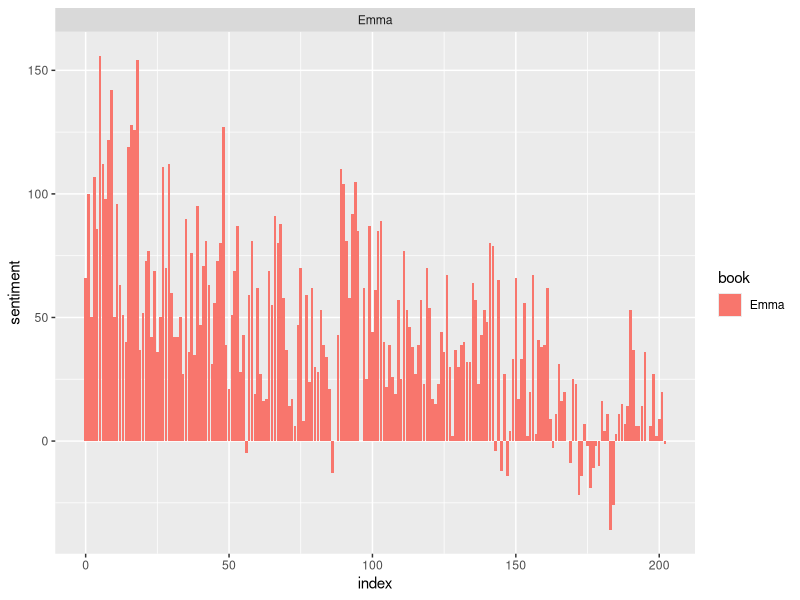
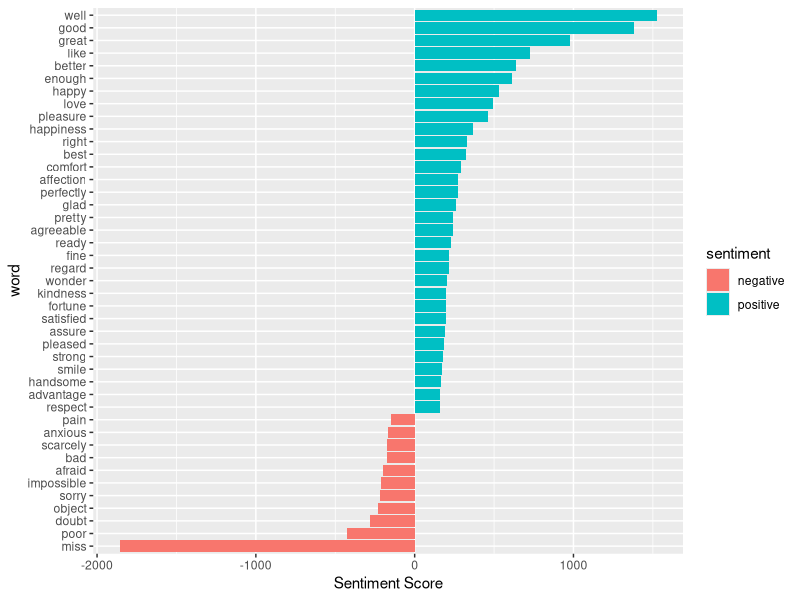
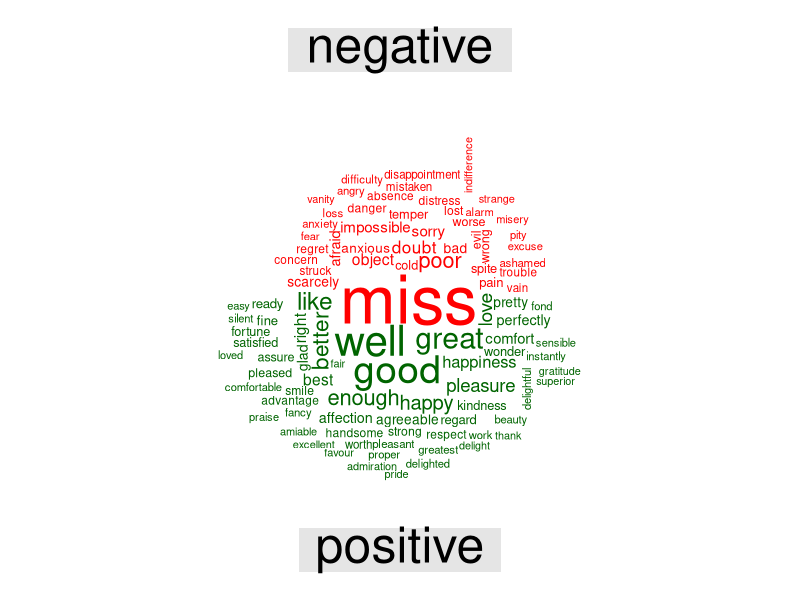

Reproduce these figures in R, in order.
library(tidytext)
library(dplyr)
library(janeaustenr)
library(stringr)
library(tidytext)

sentiments
get_sentiments("bing")


tidy_data <- austen_books() %>%
  group_by(book) %>%
  mutate(linenumber = row_number(),
         chapter = cumsum(str_detect(text, regex("^chapter [\\divxlc]",ignore_case = TRUE)))) %>%
  ungroup() %>%
  unnest_tokens(word, text)

#positive sentiment analysis
positive_senti <- get_sentiments("bing") %>%
  filter(sentiment == "positive")
tidy_data %>%
  filter(book == "Emma") %>%
  semi_join(positive_senti) %>%
  count(word, sort = TRUE)


#sentiment analysis of Emma
library(tidyr)
bing <- get_sentiments("bing")
Emma_sentiment <- tidy_data %>%
  inner_join(bing) %>%
  count(book = "Emma" , index = linenumber %/% 80, sentiment) %>%
  spread(sentiment, n, fill = 0) %>%
  mutate(sentiment = positive - negative)

#graph of Emma sentiment 

library(ggplot2)
ggplot(Emma_sentiment, aes(index, sentiment, fill = book)) +
  geom_bar(stat = "identity", show.legend = TRUE) +
  facet_wrap(~book, ncol = 2, scales = "free_x")


#counting the headcount for the emma
counting_words <- tidy_data %>%
  inner_join(bing) %>%
  count(word, sentiment, sort = TRUE)
head(counting_words)

#positive and negative sentiment analysis.

counting_words %>%
  filter(n > 150) %>%
  mutate(n = ifelse(sentiment == "negative", -n, n)) %>%
  mutate(word = reorder(word, n)) %>%
  ggplot(aes(word, n, fill = sentiment))+
  geom_col() +
  coord_flip() +
  labs(y = "Sentiment Score")


# word cloud graph with negative and positive 
library(reshape2)
library(wordcloud)
tidy_data %>%
  inner_join(bing) %>%
  count(word, sentiment, sort = TRUE) %>%
  acast(word ~ sentiment, value.var = "n", fill = 0) %>%
  comparison.cloud(colors = c("red", "dark green"),
                   max.words = 100)


#new rmarkdown has been added
